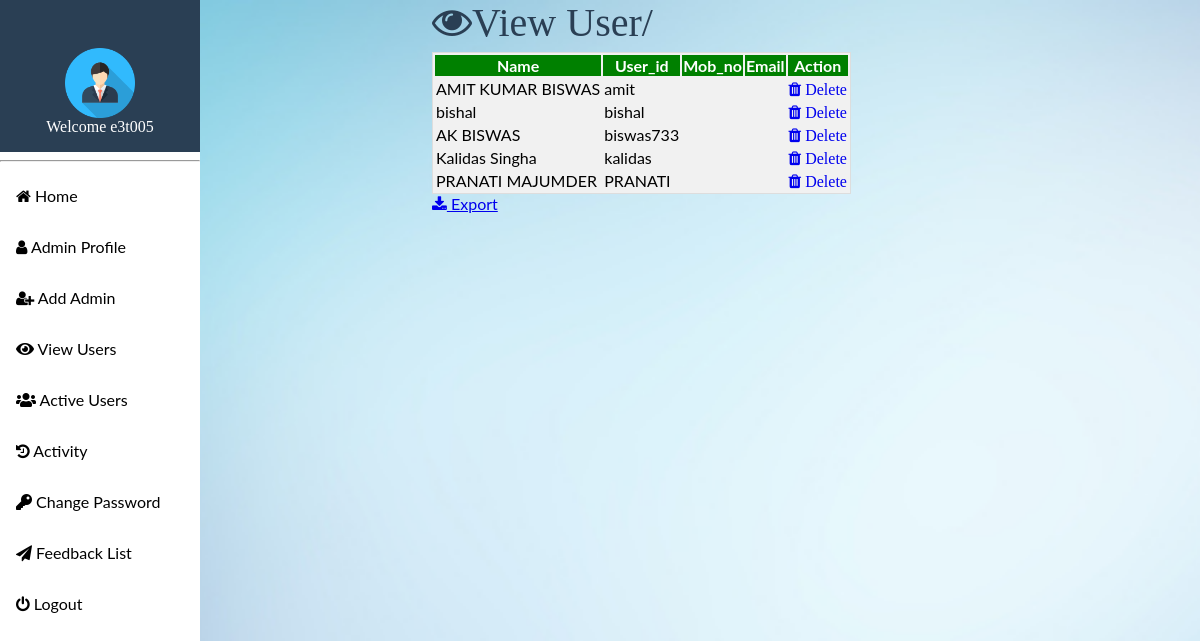
The app's page /admin/view_user.php (signed in) with its own data.
### tables this page shows
CREATE TABLE IF NOT EXISTS `user_table` (
  `name` text NOT NULL,
  `email` varchar(30) NOT NULL,
  `password` varchar(10) NOT NULL,
  `mob_no` varchar(50) NOT NULL,
  `ques` varchar(50) NOT NULL,
  `ans` varchar(50) NOT NULL,
  `session` char(255) NOT NULL,
  `date_time` datetime NOT NULL DEFAULT CURRENT_TIMESTAMP
);

### admin/view_user.php (the view, shortened to what this page needs)
<?php
    if (!isset($_SESSION['username'])) {
        echo "<script>alert('Please Login again')</script>";
        echo "<a href='index'>Click Here to Login</a>";
    }
        else {
?>
<html>
<head>
	<link rel='stylesheet' href='https://use.fontawesome.com/releases/v5.7.0/css/all.css'>
<link rel="stylesheet" href="https://cdnjs.cloudflare.com/ajax/libs/font-awesome/4.7.0/css/font-awesome.min.css">
<meta name="viewport" content="width=device-width, initial-scale=1.0"></head>
<body oncontextmenu="return false;">
</head>
<body>
  <div class="sidebar">
  <a class="active" href="#" style="font-family: Cooper Black;">
  <center><img src="image/user.png"  height="7%" width="auto"><br>Welcome <?php echo $_SESSION['username']?></a></center>
  <hr>
  <a href="homepage"><i class="fa fa-home"></i> Home</a>
  <a href="#" id="myBtn"><i class="fa fa-user"></i> Admin Profile</a>
  <a href="add_admin" name="add"><i class="fa fa-user-plus" name="add"></i> Add Admin</a>
  <a href="view_user"><i class="fas fa-eye"></i> View Users</a>
  <a href="active_user2"><i class="fas fa-users"></i> Active Users</a>
  <a href="activity"><i class="fa fa-history"></i> Activity</a>
  <a href="change_pwd"><i class="fas fa-key"></i> Change Password</a>
  <a href="feedback"><i class="fa fa-send"></i> Feedback List</a>
  <a href="logout"><i class="fa fa-power-off"></i> Logout</a>
</div>
<div class="content">
<div class="content">
  <i class="fa fa-eye" style="font-size: 40px;color: #2A3F54;margin-bottom: 10px;margin-left: 0px">View User/</i><br>
<?php
require("conn.php");
$sql="select * from user_table";
$record=mysqli_query($con,$sql);
echo "<table style='border:1px solid #ddd;background-color:#F1F1F1'>";
echo "<tr style='background-color:green;color:white'><th>Name</th><th>User_id</th><th>Mob_no</th><th>Email</th><th>Action</th></tr>";
while($row=mysqli_fetch_array($record))
{
echo "<tr>";
echo "<td>".$row[0]."</td>";
echo "<td>".$row[1]."</td>";
echo "<td>".$row[9]."</td>";
echo "<td>".$row[8]."</td>";
?>
<td><a href="del.php?email=<?php echo $row['email']; ?>" onclick="return confirm('Are you sure to Delete ?');"><i class="fa fa-trash"> Delete</a></td>
<?php
echo "</tr>";
}
echo "</table>";
?>
<a href="export.php"><i class="fa fa-download"></i> Export</a>
</div></div>
<?php
}
?>
</body>
</html>

### admin/view_user.php (style rules this page uses)
body { background-image: url(image/add.jpg); margin: 0; font-family: "Lato", sans-serif; background-repeat:no-repeat; background-size: cover; }
.sidebar { margin: 0; padding: 0; width: 200px; background-color: #FFFFFF; position: fixed; height: 100%; overflow: auto; top: 0; color: white; }
.sidebar a { display: block; color: black; padding: 16px; text-decoration: none; }
.sidebar a.active { background-color: #2A3F54; color: white; }
div.content { margin-left: 200px; padding: 1px 16px; height: 1000px; }

### records on screen
user_table: name "AMIT KUMAR BISWAS", email "amit"
user_table: name "bishal", email "bishal"
user_table: name "AK BISWAS", email "biswas733"
user_table: name "Kalidas Singha", email "kalidas"
user_table: name "PRANATI MAJUMDER", email "PRANATI"

### other values on screen
$_SESSION['username'] "e3t005"
